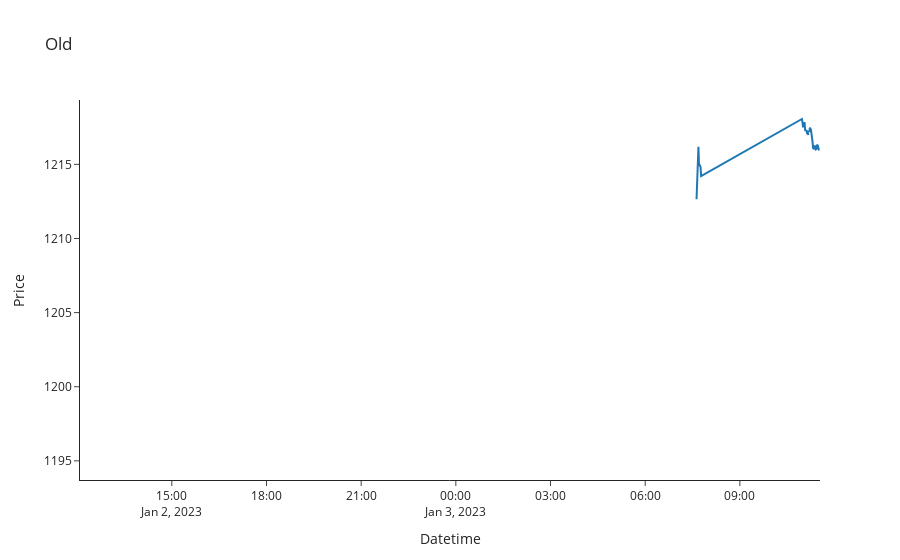

Here is the notebook cell this chart was saved with:
### Markdown cell above
Kursy

### Code cell
fig = px.line(transactions_old, x ='Datetime', y = 'Price', title='Old', template = 'simple_white')

balance_usdt = (balance_old.loc[balance_old['asset'] == 'USDT']['free'].values[0] +
(balance_old.loc[balance_old['asset'] == 'ETH']['free'].values[0] - 1)*transactions_old.iloc[-1]['Price'])

print('Stan konta początkowo: 34468.08643812 USDT')
print('Stan konta: ' + str(balance_usdt) + ' USDT')

print('Gratulacje! Zarobiłeś ' + str(round(balance_usdt - 34468.08643812, 2)) + ' USDT')
fig.show()

### Figure 1 — Plotly figure (JSON) as saved in the notebook; plotly's stock layout.template omitted (floating-point values rounded to 4 significant figures; data arrays with more than 128 entries replaced by an {"elided": "..."} marker saying what was removed)
{"data": [{"hovertemplate": "Datetime=%{x}<br>Price=%{y}<extra></extra>", "legendgroup": "", "line": {"color": "#1F77B4", "dash": "solid"}, "marker": {"symbol": "circle"}, "mode": "lines", "name": "", "orientation": "v", "showlegend": false, "type": "scatter", "x": {"elided": "555 str values"}, "xaxis": "x", "y": {"elided": "555 float values"}, "yaxis": "y"}], "layout": {"legend": {"tracegroupgap": 0}, "title": {"text": "Old"}, "xaxis": {"anchor": "y", "domain": [0, 1], "title": {"text": "Datetime"}}, "yaxis": {"anchor": "x", "domain": [0, 1], "title": {"text": "Price"}}}}
